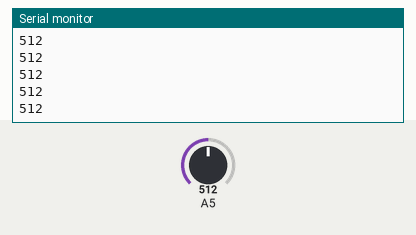
The sketch below on a simulated Arduino Uno, built with avr-gcc and run on an emulated ATmega328P. Shown: the last lines printed to the serial monitor. The inputs (shaded band) are chosen by the test bench; at power-on: A5 = 512.

Above: at 1.2 s.
1.3 s: A5 set to 716
At 1.31 s:
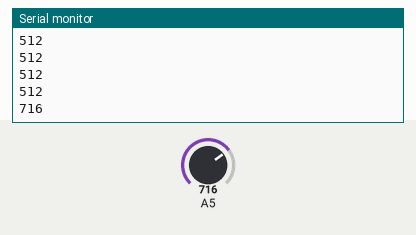
2.8 s: A5 set to 900
At 2.81 s:
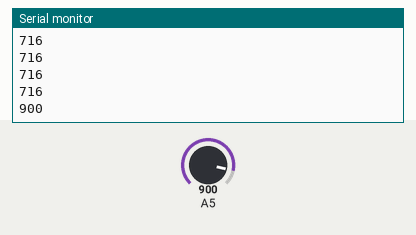
Timing chart, 0 to 5.8 s (numbered marks = the images above; inputs shaded):
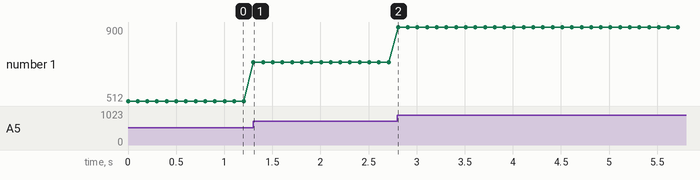

Measured:
- after the input at 1.3 s, the serial monitor: prints a new line at once (image 1)
- after the input at 2.8 s, the serial monitor: prints a new line at once (image 2)
- plotted number 1: 512 → 716 after the input at 1.3 s, 716 → 900 after the input at 2.8 s

The sketch:

MQ2read.ino
```cpp
void setup() {
  Serial.begin(115200);
  pinMode(13, INPUT);//選告GPIO 13作為輸入（Mq2氣體感測）
}

void loop() {
  int GasValue;//宣告變數GasValue
  GasValue = analogRead(13); //讀取的GPIO 13讀取的數值放在GasValue
  Serial.println(GasValue); //GasValue顯示在序列視窗
  delay(100);
}
```
